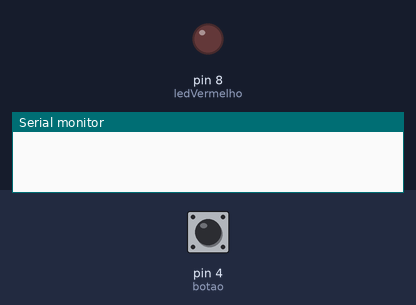
Recording of a sketch running on a simulated Arduino Uno, built for the host (arithmetic inside an expression is 32-bit, double 64-bit). Shown: output pins drawn as LEDs (lit = HIGH), the last lines printed to the serial monitor. Inputs (shaded band) come from the test bench; at power-on: pin 4 (botao) LOW. WiFi joins after 1.5 s; servers stay silent unless stated; uploads are accepted with an empty reply. At 3.1 s the program stops and its outputs stay as they are.

Above: at 0.0 s.
At 2.8 s:
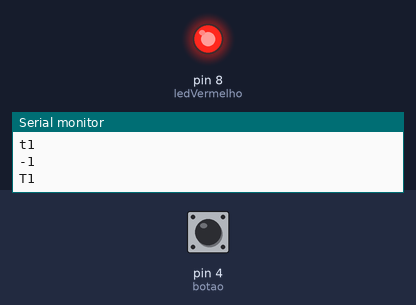
Timing chart, 0 to 4.3 s (numbered marks = the images above):
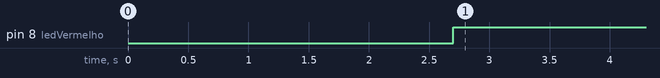

The sketch:

ACESSO_GOOGLE.ino
```cpp
#include <SPI.h>
#include <UIPEthernet.h>

byte mac[] = { 0xDE, 0xAD, 0xBE, 0xEF, 0xF1, 0x63 };
char server[] = "www.google.com";
int ledVermelho = 8;
int botao = 4;
int estadoBotao = LOW;
EthernetClient client;

void setup() {
  Serial.begin(9600);
  while (!Serial) {
    ;
  }
  pinMode (ledVermelho , OUTPUT);
  pinMode (botao , INPUT);
  Ethernet.begin(mac);

  delay(1000);
  Serial.println("connecting...");

  if (client.connect(server, 80)) {
    Serial.println("connected");
    client.println("GET /search?q=arduino HTTP/1.1");
    client.println("Host: www.google.com");
    client.println("Connection: close");
    client.println();
  } else {
    Serial.println("connection failed");
  }
}

void loop() {
   estadoBotao = digitalRead(botao);
   if (estadoBotao == HIGH){
      digitalWrite (ledVermelho , HIGH);
          Serial.println("0");

           }
     else {
      digitalWrite (ledVermelho , HIGH);
          Serial.println("1");

     }

  if (client.available()) {
    char c = client.read();
    Serial.print(c);
  }

  if (!client.connected()) {
    Serial.println();
    Serial.println("disconnecting.");
    client.stop();

    while (true);
  }
}
```

Measured:
- by itself, pin 8 (ledVermelho): LOW → HIGH at 2.7 s
